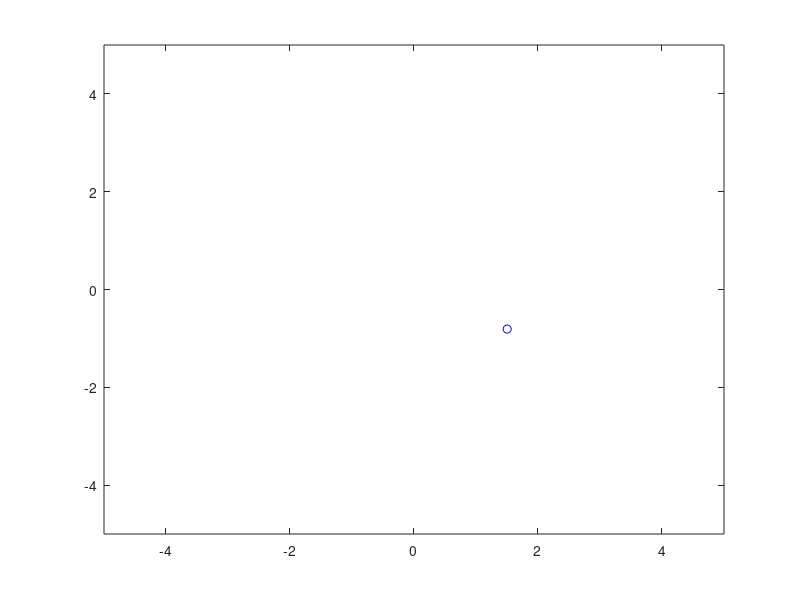

MATLAB code for this plot:
clear all;
close all;

x = randn(100, 1);
y = randn(100, 1);
for k = 1:100
  if k >= 30 && k <= 70
    plot(x(k), y(k), 'ro')
  else
    plot(x(k), y(k), 'bo')
  end
  axis([-5, 5, -5, 5])
  M(k) = getframe(gca);
end
movie(M, 1)